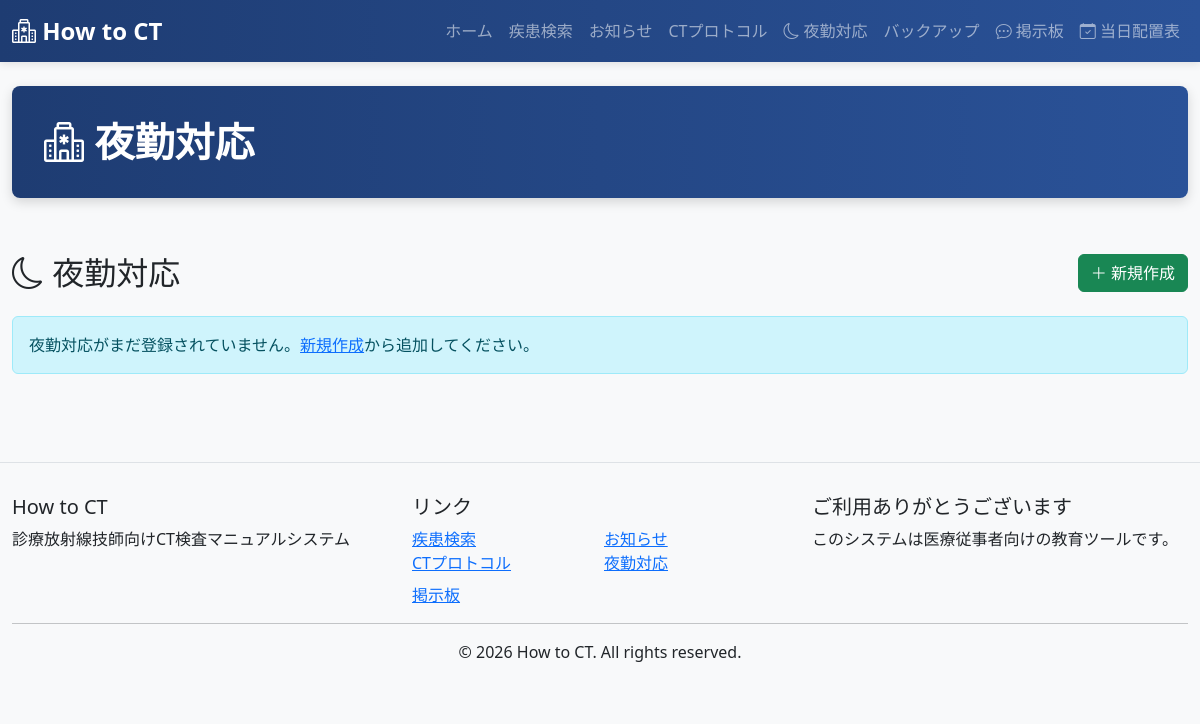
Before: /nightshift/ with the older database file.
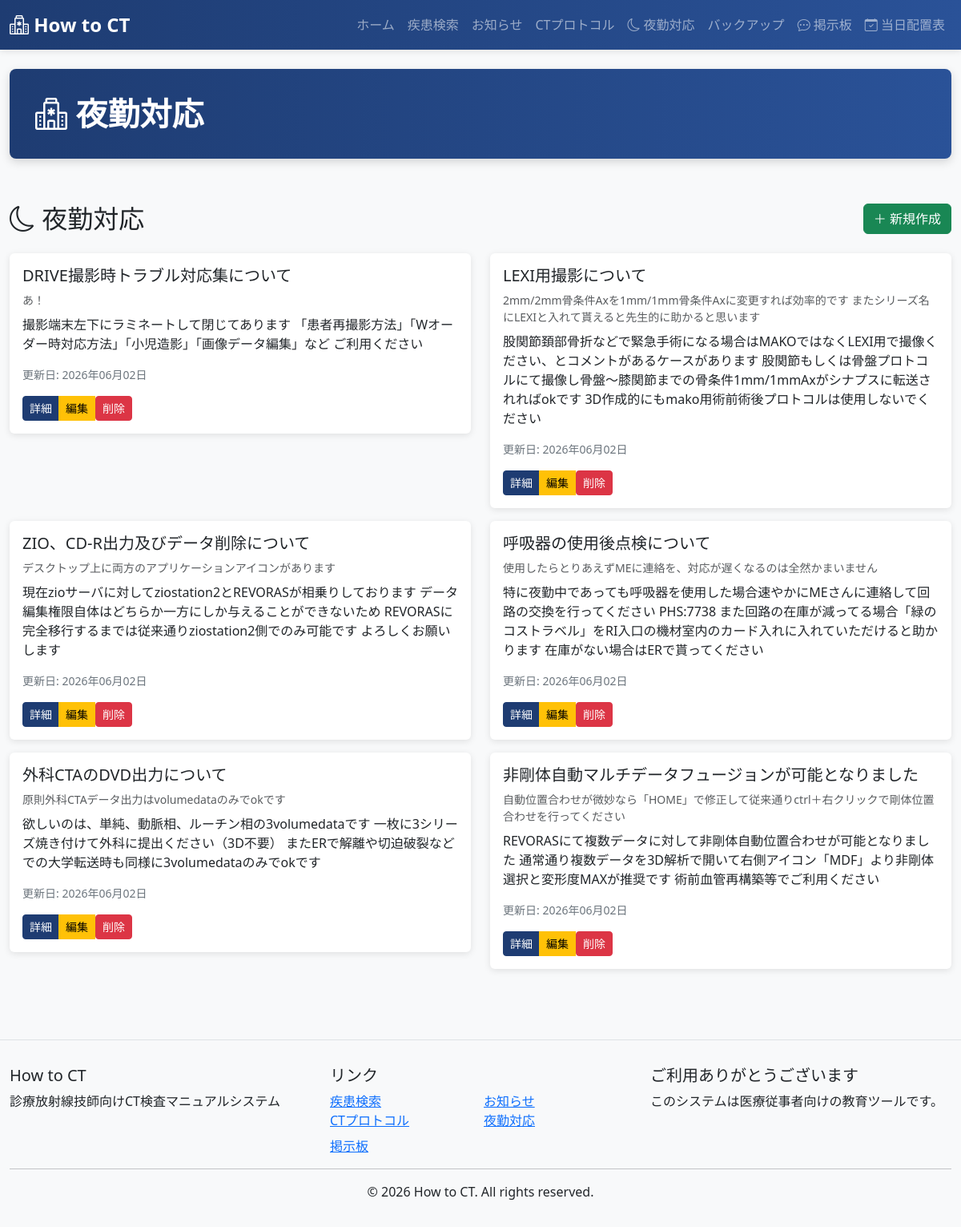
After: the same page with the newer database file.
### ct_app/models.py (models this page shows, shortened)
class NightShift(models.Model):
    name = models.CharField(max_length=255, unique=True)
    content = models.TextField()
    description = models.TextField(blank=True)
    created_at = models.DateTimeField(auto_now_add=True)
    updated_at = models.DateTimeField(auto_now=True)
    class Meta:
        ordering = ['name']
        verbose_name_plural = "NightShifts"

### ct_app/views.py (the view)
# urls.py: path('nightshift/', views.NightShiftListView.as_view(), name='nightshift_list'),
class NightShiftListView(View):
    def get(self, request):
        nightshifts = NightShift.objects.all()
        context = {
            'page_title': '夜勤対応',
            'nightshifts': nightshifts,
        }
        return render(request, 'ct_app/nightshift_list.html', context)

### ct_app/context_processors.py (called while the page is built)
def maintenance_status(request):
    return {
        'is_maintenance': getattr(settings, 'IS_MAINTENANCE', False)
    }

### ct_app/templates/ct_app/nightshift_list.html (shortened to what this page needs)
{% extends 'ct_app/base.html' %}
{% block content %}
<div class="row mb-3">
    <div class="col-md-8">
        <h2><i class="bi bi-moon"></i> 夜勤対応</h2>
    </div>
    <div class="col-md-4 text-end">
        <a href="{% url 'nightshift_create' %}" class="btn btn-success">
            <i class="bi bi-plus-lg"></i> 新規作成
        </a>
    </div>
</div>
<div class="row">
    {% if nightshifts %}
        {% for nightshift in nightshifts %}
        <div class="col-md-6">
            <div class="card mb-3">
                <div class="card-body">
                    <h5 class="card-title">{{ nightshift.name }}</h5>
                    {% if nightshift.description %}
                    <p class="text-muted small mb-2">{{ nightshift.description }}</p>
                    {% endif %}
                    <p class="card-text">{{ nightshift.content|truncatewords:30 }}</p>
                    <p class="small text-secondary">更新日: {{ nightshift.updated_at|date:'Y年m月d日' }}</p>
                    <div class="btn-group" role="group">
                        <a href="{% url 'nightshift_detail' nightshift.pk %}" class="btn btn-primary btn-sm">
                            詳細
                        </a>
                        <a href="{% url 'nightshift_update' nightshift.pk %}" class="btn btn-warning btn-sm">
                            編集
                        </a>
                        <form method="post" action="{% url 'nightshift_delete' nightshift.pk %}" style="display:inline;">
                            <button type="submit" class="btn btn-danger btn-sm" onclick="return confirm('削除してもよろしいですか？')">
                                削除
                            </button>
                        </form>
                    </div>
                </div>
            </div>
        </div>
        {% endfor %}
    {% else %}
    <div class="col-12">
        <div class="alert alert-info">
            夜勤対応がまだ登録されていません。<a href="{% url 'nightshift_create' %}">新規作成</a>から追加してください。
        </div>
    </div>
    {% endif %}
</div>
{% endblock %}

### ct_app/templates/ct_app/base.html (shortened to what this page needs)
<!DOCTYPE html>
<html lang="ja">
<head>
    <link href="https://cdn.jsdelivr.net/npm/bootstrap@5.3.0/dist/css/bootstrap.min.css" rel="stylesheet">
    <link rel="stylesheet" href="https://cdn.jsdelivr.net/npm/bootstrap-icons@1.11.0/font/bootstrap-icons.css">
</head>
<body>
    <nav class="navbar navbar-expand-lg navbar-dark">
        <div class="container-fluid">
            <a class="navbar-brand" href="{% url 'index' %}">
                <i class="bi bi-hospital"></i> How to CT
            </a>
            <div class="collapse navbar-collapse" id="navbarNav">
                <ul class="navbar-nav ms-auto">
                    <li class="nav-item">
                        <a class="nav-link" href="{% url 'index' %}">ホーム</a>
                    </li>
                    <li class="nav-item">
                        <a class="nav-link" href="{% url 'sick_list' %}">疾患検索</a>
                    </li>
                    <li class="nav-item">
                        <a class="nav-link" href="{% url 'form_list' %}">お知らせ</a>
                    </li>
                    <li class="nav-item">
                        <a class="nav-link" href="{% url 'protocol_list' %}">CTプロトコル</a>
                    </li>
                    <li class="nav-item">
                        <a class="nav-link" href="{% url 'nightshift_list' %}"><i class="bi bi-moon"></i> 夜勤対応</a>
                    </li>
                    <li class="nav-item">
                        <a class="nav-link" href="{% url 'backup' %}">バックアップ</a>
                    </li>
                    <li class="nav-item">
                        <a class="nav-link" href="{% url 'question_list' %}"><i class="bi bi-chat-dots"></i> 掲示板</a>
                    </li>
                    <li class="nav-item">
                        <a class="nav-link" href="{% url 'daily_assignment:board' %}"><i class="bi bi-calendar-check"></i> 当日配置表</a>
                    </li>
                </ul>
            </div>
        </div>
    </nav>
    <main class="container-fluid py-4">
        {% if page_title %}
        <div class="row mb-4">
            <div class="col-12">
                <div class="main-header d-flex justify-content-between align-items-center">
                    <h1><i class="bi bi-hospital"></i> {{ page_title }}</h1>
                </div>
            </div>
        </div>
        {% endif %}
        <div class="row">
            <div class="col-12">
                {% block content %}{% endblock %}
            </div>
        </div>
    </main>
    <footer>
        <div class="container-fluid">
            <div class="row">
                <div class="col-md-4">
                    <h5>How to CT</h5>
                    <p>診療放射線技師向けCT検査マニュアルシステム</p>
                </div>
                <div class="col-md-4">
                    <h5>リンク</h5>
                    <div class="row g-2">
                        <div class="col-6">
                            <ul class="list-unstyled mb-0">
                                <li><a href="{% url 'sick_list' %}">疾患検索</a></li>
                                <li><a href="{% url 'protocol_list' %}">CTプロトコル</a></li>
                            </ul>
                        </div>
                        <div class="col-6">
                            <ul class="list-unstyled mb-0">
                                <li><a href="{% url 'form_list' %}">お知らせ</a></li>
                                <li><a href="{% url 'nightshift_list' %}">夜勤対応</a></li>
                            </ul>
                        </div>
                        <div class="col-6">
                            <ul class="list-unstyled mb-0">
                                <li><a href="{% url 'question_list' %}">掲示板</a></li>
                            </ul>
                        </div>
                    </div>
                </div>
                <div class="col-md-4">
                    <h5>ご利用ありがとうございます</h5>
                    <p>このシステムは医療従事者向けの教育ツールです。</p>
                </div>
            </div>
            <hr>
            <div class="row">
                <div class="col-12 text-center">
                    <p class="mb-0">© 2026 How to CT. All rights reserved.</p>
                </div>
            </div>
        </div>
    </footer>
</body>
</html>

### ct_app/templates/ct_app/base.html (style rules this page uses)
:root { --primary-color: #1e3c72; --secondary-color: #2a5298; }
body { background-color: #f8f9fa; font-family: 'Segoe UI', Tahoma, Geneva, Verdana, sans-serif; }
.navbar { background: linear-gradient(90deg, var(--primary-color) 0%, var(--secondary-color) 100%); box-shadow: 0 2px 8px rgba(0,0,0,0.1); }
.navbar-brand { font-weight: bold; font-size: 1.5rem; }
.main-header { background: linear-gradient(90deg, var(--primary-color) 0%, var(--secondary-color) 100%); color: white; padding: 2rem; border-radius: 8px; margin-bottom: 2rem; box-shadow: 0 4px 12px rgba(0,0,0,0.15); }
.main-header h1 { margin: 0; font-weight: bold; }
.card { border: none; box-shadow: 0 2px 8px rgba(0,0,0,0.1); transition: transform 0.2s, box-shadow 0.2s; margin-bottom: 1rem; }
.btn-primary { background-color: var(--primary-color); border-color: var(--primary-color); }
footer { background-color: #f8f9fa; border-top: 1px solid #dee2e6; padding: 2rem 0; margin-top: 3rem; }

Changed rows visible on the page:
added NightShift: name "DRIVE撮影時トラブル対応集について", description "あ！", content "撮影端末左下にラミネートして閉じてあります 「患者再撮影方法」「Wオーダー時対応方法」「小児造影」「画像データ編集」など ご利用ください", updated_at "2026年06月02日"
added NightShift: name "LEXI用撮影について", description "2mm/2mm骨条件Axを1mm/1mm骨条件Axに変更すれば効率的です またシリーズ名にLEXIと入れて貰えると先生的に助かると思います", content "股関節頚部骨折などで緊急手術になる場合はMAKOではなくLEXI用で撮像ください、とコメントがあるケースがあります 股関節もしくは骨盤プロトコルにて撮像し骨盤～膝関節までの骨条件1mm/1mmAxがシナプスに転送されればokです 3D作成的にもmako用術前術後プロトコルは使用しないでください", updated_at "2026年06月02日"
added NightShift: name "ZIO、CD-R出力及びデータ削除について", description "デスクトップ上に両方のアプリケーションアイコンがあります", content "現在zioサーバに対してziostation2とREVORASが相乗りしております データ編集権限自体はどちらか一方にしか与えることができないため REVORASに完全移行するまでは従来通りziostation2側でのみ可能です よろしくお願いします", updated_at "2026年06月02日"
added NightShift: name "呼吸器の使用後点検について", description "使用したらとりあえずMEに連絡を、対応が遅くなるのは全然かまいません", content "特に夜勤中であっても呼吸器を使用した場合速やかにMEさんに連絡して回路の交換を行ってください PHS:7738 また回路の在庫が減ってる場合「緑のコストラベル」をRI入口の機材室内のカード入れに入れていただけると助かります 在庫がない場合はERで貰ってください", updated_at "2026年06月02日"
added NightShift: name "外科CTAのDVD出力について", description "原則外科CTAデータ出力はvolumedataのみでokです", content "欲しいのは、単純、動脈相、ルーチン相の3volumedataです 一枚に3シリーズ焼き付けて外科に提出ください（3D不要） またERで解離や切迫破裂などでの大学転送時も同様に3volumedataのみでokです", updated_at "2026年06月02日"
added NightShift: name "非剛体自動マルチデータフュージョンが可能となりました", description "自動位置合わせが微妙なら「HOME」で修正して従来通りctrl＋右クリックで剛体位置合わせを行ってください", content "REVORASにて複数データに対して非剛体自動位置合わせが可能となりました 通常通り複数データを3D解析で開いて右側アイコン「MDF」より非剛体選択と変形度MAXが推奨です 術前血管再構築等でご利用ください", updated_at "2026年06月02日"
Other visible differences:
text no longer shown: "夜勤対応がまだ登録されていません。 新規作成 から追加してください。"
